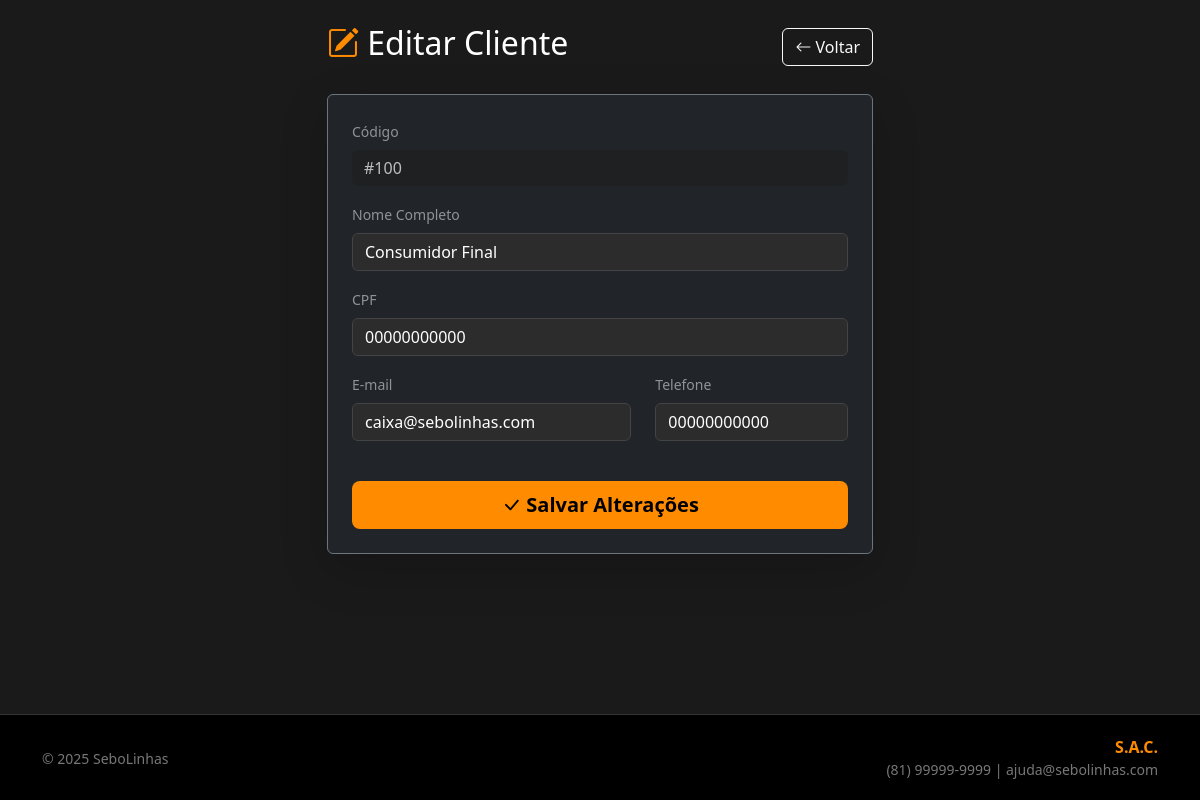
The page /modulos/pessoas/clientes/editar.php?id=100 (signed in) on the database as committed earlier.
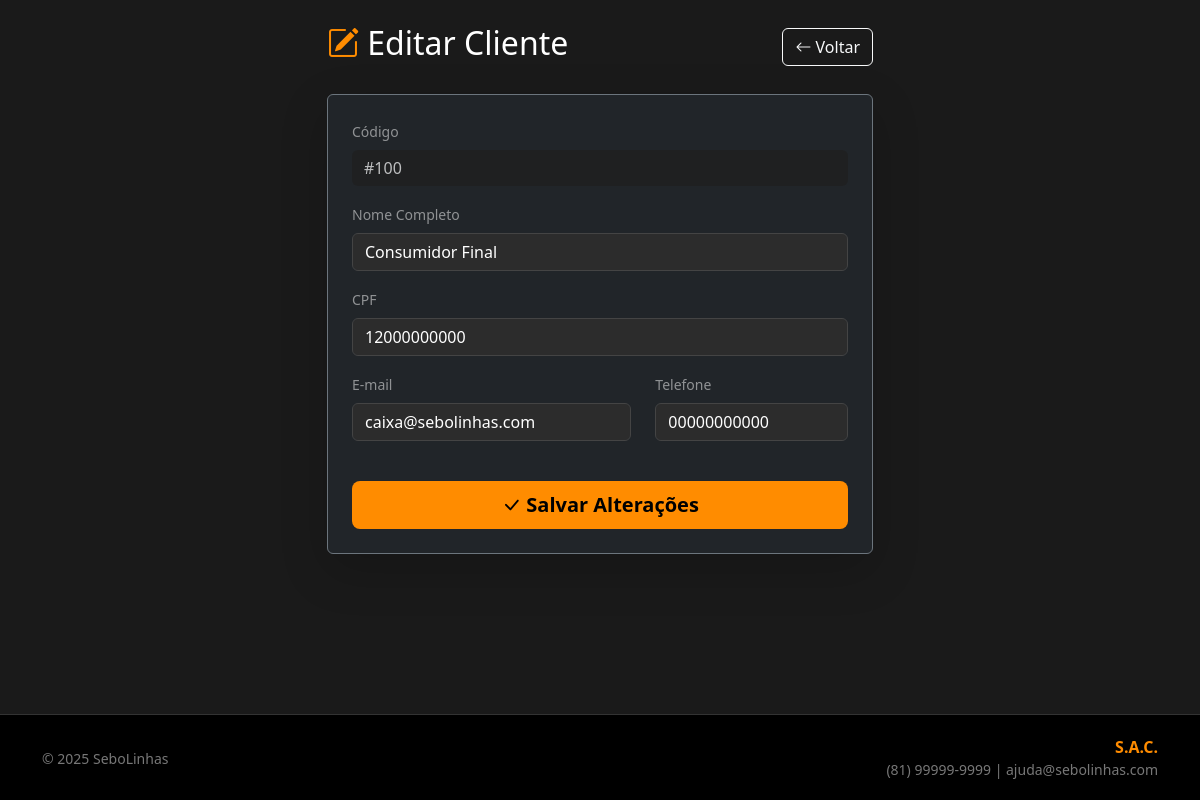
The same page on the database as committed later.
### tables this page shows
CREATE TABLE CLIENTE (
    CD_CLIENTE INT AUTO_INCREMENT PRIMARY KEY,
    NOME VARCHAR(100) NOT NULL,
    TELEFONE VARCHAR(20) DEFAULT NULL,
    CPF VARCHAR(14) NOT NULL,
    EMAIL VARCHAR(100) NOT NULL,
    CONSTRAINT U_CPF UNIQUE (CPF)
) AUTO_INCREMENT=100;

### modulos/pessoas/clientes/editar.php (the view, shortened to what this page needs)
<?php
require_once '../../../config/conexao.php';
$id = filter_input(INPUT_GET, 'id', FILTER_VALIDATE_INT);
try {
    $sql = "SELECT * FROM CLIENTE WHERE CD_CLIENTE = :id";
    $stmt = $pdo->prepare($sql);
    $stmt->execute([':id' => $id]);
    $dados = $stmt->fetch();
} catch (PDOException $e) {
    header("Location: cliente.php?erro_db=1");
    exit;
}
include '../../../includes/header.php';
?>
<div class="row justify-content-center">
    <div class="col-md-8 col-lg-6">
        <div class="d-flex justify-content-between align-items-center mb-4">
            <h2 class="text-white">
                <i class="bi bi-pencil-square text-orange"></i> Editar Cliente
            </h2>
            <a href="cliente.php" class="btn btn-outline-light">
                <i class="bi bi-arrow-left"></i> Voltar
            </a>
        </div>
        <div class="card bg-dark border-secondary shadow-lg">
            <div class="card-body p-4">
                <form method="POST" action="">
                    <div class="mb-3">
                        <label class="form-label text-white-50 small">Código</label>
                        <input type="text" class="form-control bg-secondary text-dark border-0" value="#<?= $dados['CD_CLIENTE']; ?>" disabled>
                    </div>
                    <div class="mb-3">
                        <label class="form-label text-white-50 small">Nome Completo</label>
                        <input type="text" class="form-control" name="nome" required value="<?= $dados['NOME']; ?>">
                    </div>
                    <div class="mb-3">
                        <label class="form-label text-white-50 small">CPF</label>
                        <input type="text" class="form-control" name="cpf" required minlength="11" maxlength="11" pattern="\d{11}" value="<?= $dados['CPF']; ?>">
                    </div>
                    <div class="row">
                        <div class="col-md-7 mb-3">
                            <label class="form-label text-white-50 small">E-mail</label>
                            <input type="email" class="form-control" name="email" required value="<?= $dados['EMAIL']; ?>">
                        </div>
                        <div class="col-md-5 mb-3">
                            <label class="form-label text-white-50 small">Telefone</label>
                            <input type="text" class="form-control" name="telefone" required minlength="11" maxlength="11" pattern="\d{11}" value="<?= $dados['TELEFONE']; ?>">
                        </div>
                    </div>
                    <div class="d-grid gap-2 mt-4">
                        <button type="submit" name="btn_atualizar" class="btn bg-orange fw-bold btn-lg">
                            <i class="bi bi-check-lg"></i> Salvar Alterações
                        </button>
                    </div>
                </form>
            </div>
        </div>
    </div>
</div>
<?php include '../../../includes/footer.php'; ?>

Rows that differ between the two databases and show on the page:
changed cliente "Consumidor Final": cpf "00000000000" → "12000000000"
